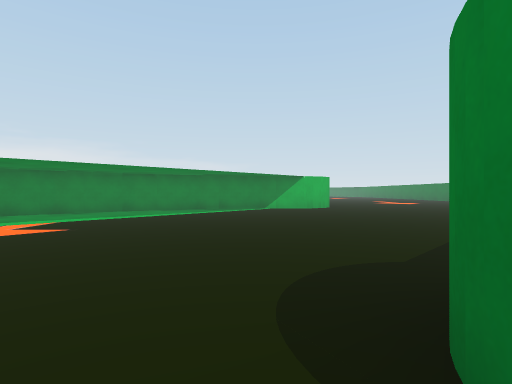
View 1 (above)

24 first-person views from a walk through a 3-D level made in the Unity game engine. The camera is 0.51 m above the floor, looks level and sees 80° across. The floor is counted in squares, 1 m on a side. Each view is taken from the middle of a square. On the plan, view 1 faces up. The plan holds only what a view shows up to about 9 squares ahead; the rest is blank. The place goes on beyond the plan. The player is left out.

View 2
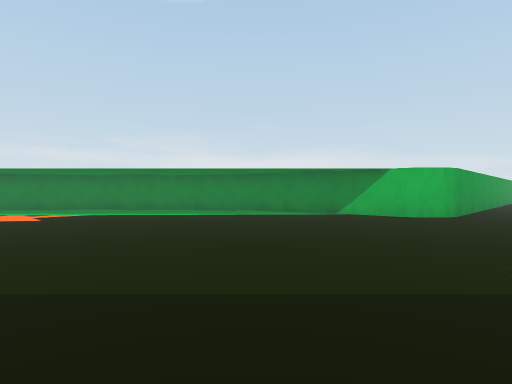

View 3
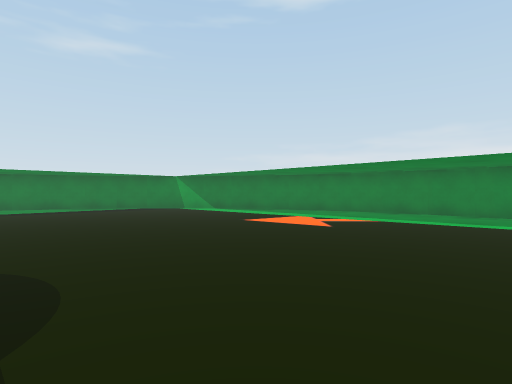

View 4
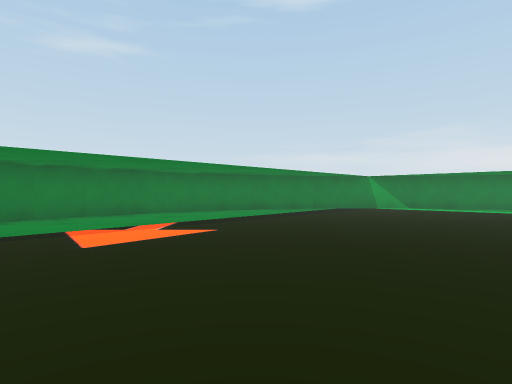

View 5
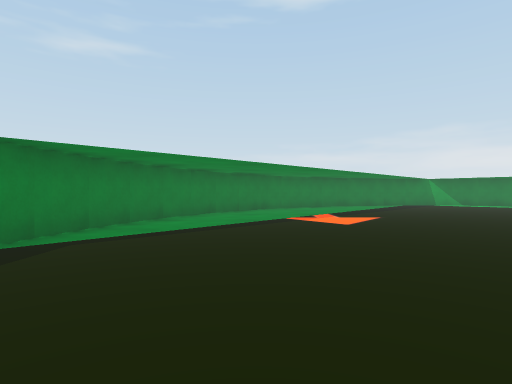

View 6
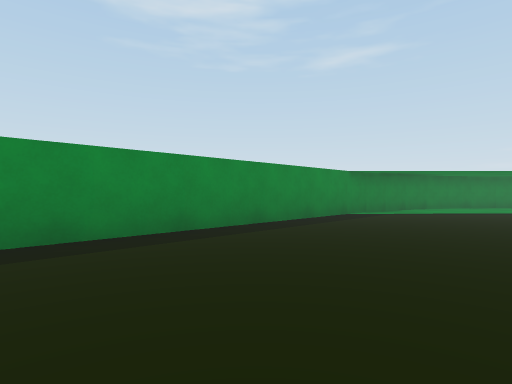

View 7
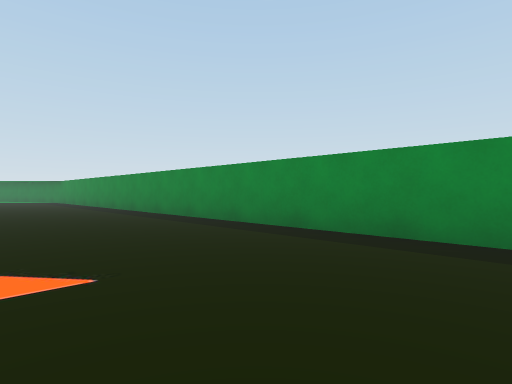

View 8
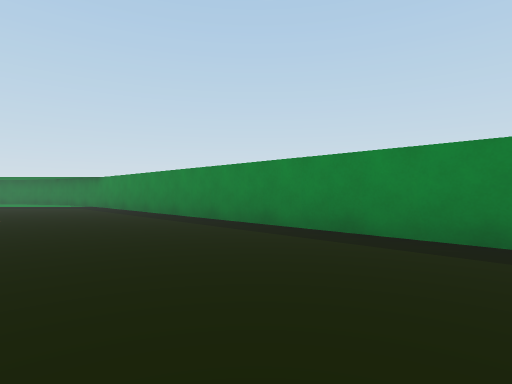

View 9
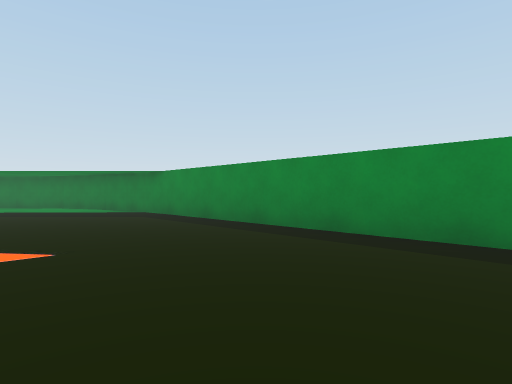

View 10
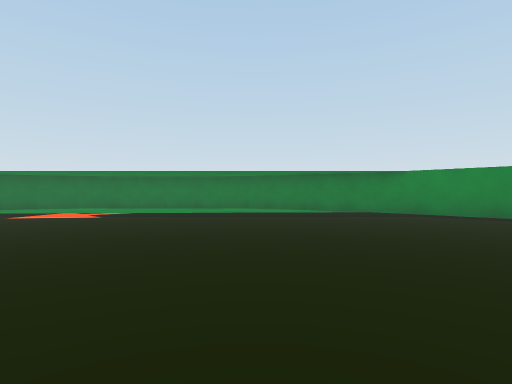

View 11
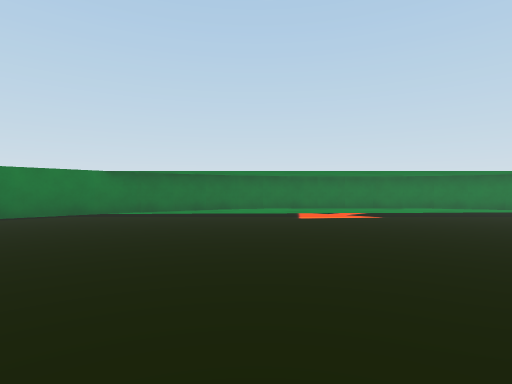

View 12
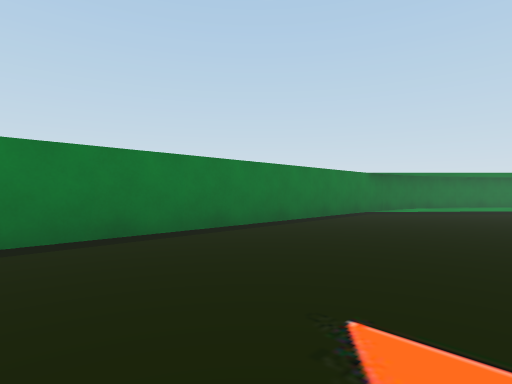

View 13
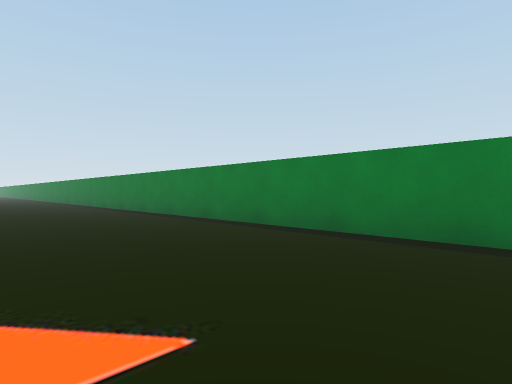

View 14
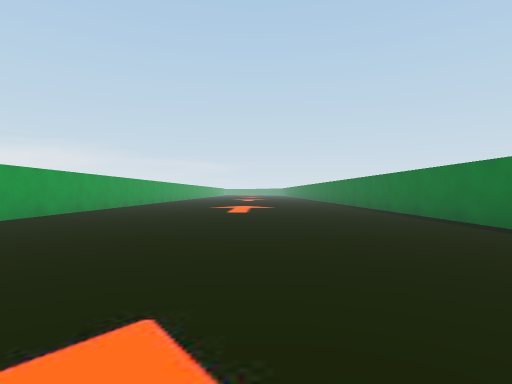

View 15
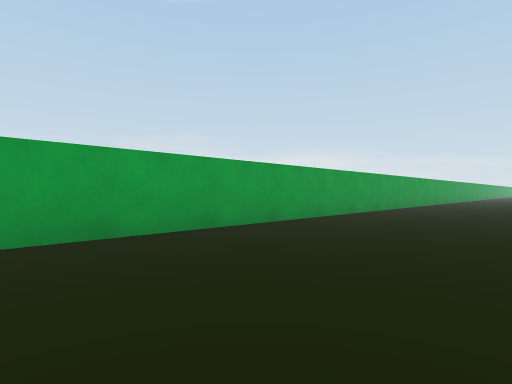

View 16
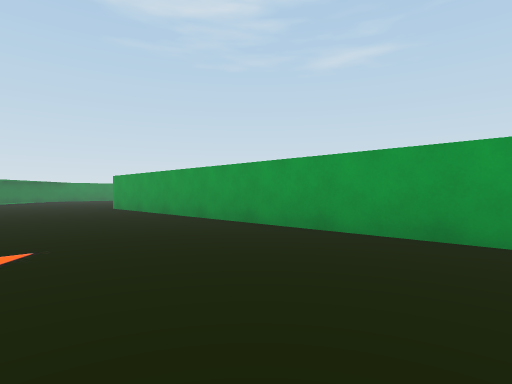

View 17
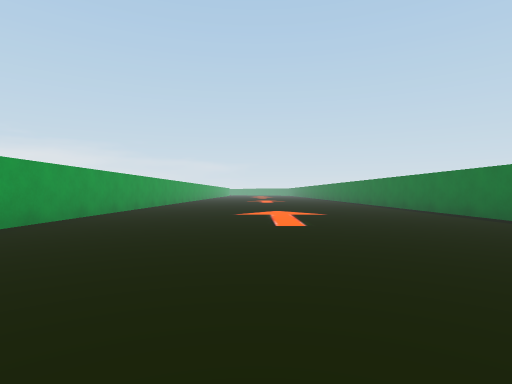

View 18
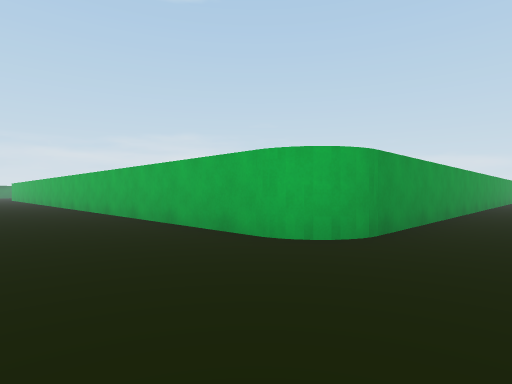

View 19
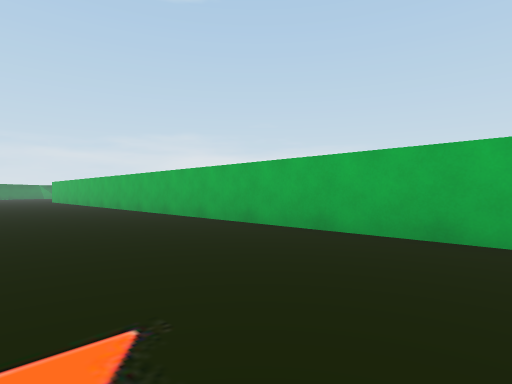

View 20
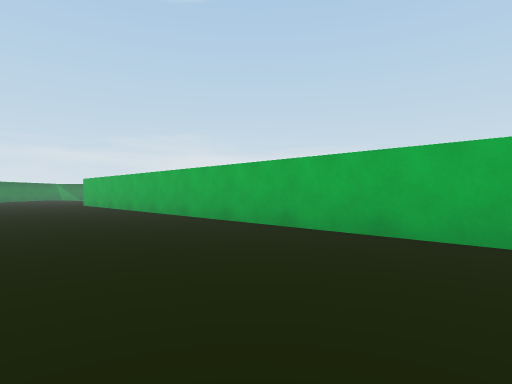

View 21
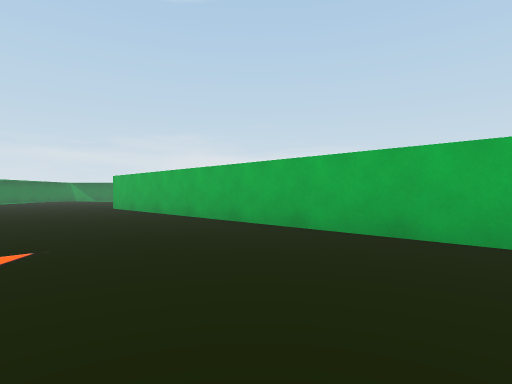

View 22
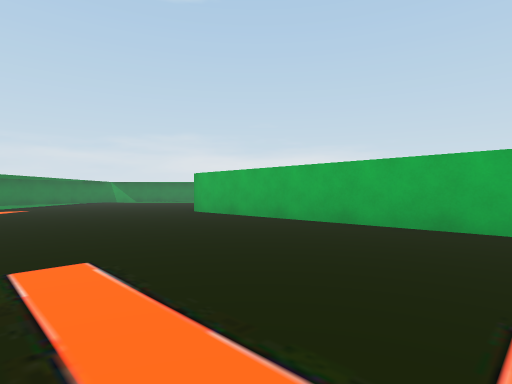

View 23
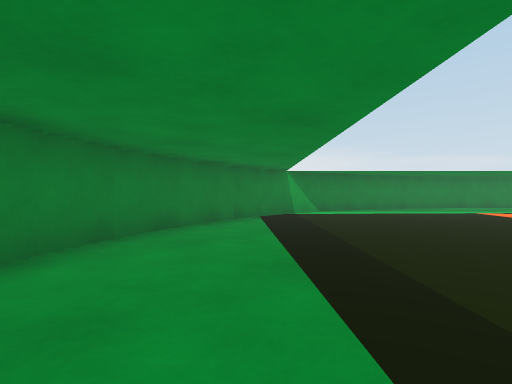

View 24
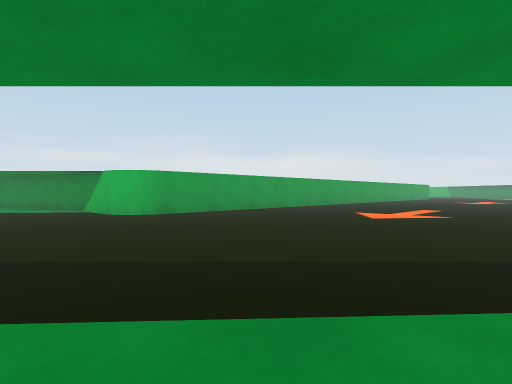

### Floor plan
Points are (right, up) in squares from view 1. A wall is a line through its corners. A room is listed if a view was taken in it or the views show most of it. See-through windows are left out.
Room 1 (views 1, 2, 3, 4, 5, 6, 7, 8, 9, 10, 11, 12, 13, 14, 15, 16, 17, 18, 19, 20, 21, 22, 23, 24)
walls: (21.6, -0.5) (1.4, -0.5); (22.3, -8.5) (23.3, -8.3); (23.2, -8.3) (24.2, -8.1); (24, -8.1) (25, -7.8); (0.5, -8.5) (22.4, -8.5); (-0.3, -8.3) (0.7, -8.5); (1.7, 9.5) (0.5, 9.5); (0.7, 9.5) (-0.3, 9.3); (-2, -7.8) (-1.1, -8.1) (-0.2, -8.3); (-0.1, 9.4) (-1.1, 9.1); (29.8, -3) (30.1, -2); (30.1, -2.2) (30.3, -1.2); (30.3, -1.3) (30.5, -0.3); (-1, 9.2) (-1.9, 8.8) (-2.8, 8.4); (30.5, -0.5) (30.5, 17.5); (-4.3, -6.4) (-3.5, -7) (-2.7, -7.4) (-1.9, -7.8); (-2.7, 8.5) (-3.5, 8) (-4.3, 7.4); (2.5, 14.2) (2.5, 10.4); (-5.4, -5.2) (-4.9, -5.9) (-4.1, -6.5); (-4.2, 7.5) (-4.9, 6.8); (-6, -4.5) (-5.4, -5.3); (-4.8, 6.9) (-5.5, 6.2) (-6.1, 5.4); (-6.5, -3.7) (-5.9, -4.6); (-6.8, -2.9) (-6.4, -3.8); (-6, 5.5) (-6.4, 4.7); (-6.4, 4.8) (-6.9, 3.9); (-6.8, 4) (-7.1, 3.1) (-7.3, 2.3) (-7.4, 1.4) (-7.5, 0.4); (-7.5, -0.3) (-7.3, -1.3) (-7.1, -2.1) (-6.8, -3); (-7.5, 0.5) (-7.4, -0.5); (22.5, 17.5) (22.5, 0.4)

Where each view was taken, in squares from view 1:
view 1: 0 up, 0 right, facing up
view 2: 3 up, 4 right, facing up-left
view 3: 3 up, 2 right, facing left
view 4: 3 down, 2 right, facing left
view 5: 6 down, 4 right, facing left
view 6: 5 down, 8 right, facing down-left
view 7: 5 down, 6 right, facing down-right
view 8: 5 down, 11 right, facing down-right
view 9: 5 down, 15 right, facing down-right
view 10: 1 down, 19 right, facing down-right
view 11: 3 up, 23 right, facing down-right
view 12: 8 up, 27 right, facing down-right
view 13: 6 up, 27 right, facing up-right
view 14: 7 up, 27 right, facing up
view 15: 8 up, 26 right, facing up-left
view 16: 10 up, 26 right, facing down-left
view 17: 10 up, 26 right, facing up
view 18: 3 down, 24 right, facing up-left
view 19: 4 down, 19 right, facing up-left
view 20: 4 down, 14 right, facing up-left
view 21: 4 down, 11 right, facing up-left
view 22: 5 down, 8 right, facing up-left
view 23: 5 down, 3 left, facing up-left
view 24: 7 up, 9 right, facing up-left
